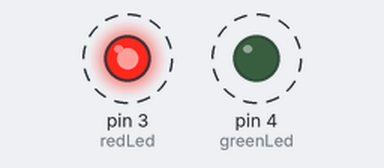
A sketch run on a simulated Arduino Uno, built with avr-gcc and run on an emulated ATmega328P. On the bench: output pins drawn as LEDs (lit = HIGH). Dashed ring = blinking.

Above: at 0.02 s.
Timing chart, 0 to 3.0 s (numbered marks = the images above):
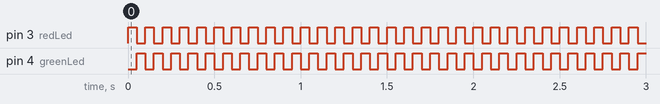

The sketch:

01.ino
```cpp
int redLed = 3;
int greenLed = 4;
void setup() {
  pinMode(redLed, OUTPUT);
  pinMode(greenLed, OUTPUT);
}

void loop() {
  digitalWrite(redLed, HIGH);
  digitalWrite(greenLed, LOW);
  delay(50);
  digitalWrite(redLed, LOW);
  digitalWrite(greenLed, HIGH);
  delay(50);
}
```

Measured:
- by itself, pin 3 (redLed), pin 4 (greenLed): alternates HIGH for 0.05 s and LOW for 0.05 s
